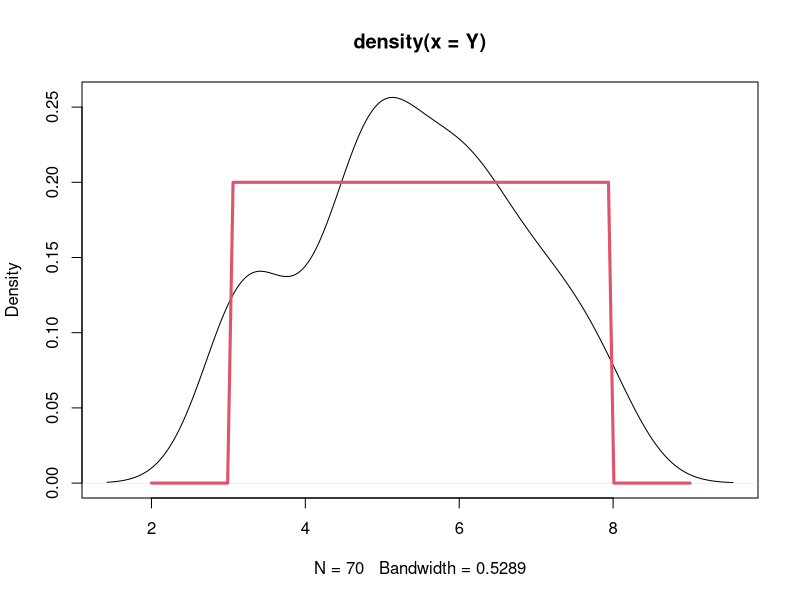
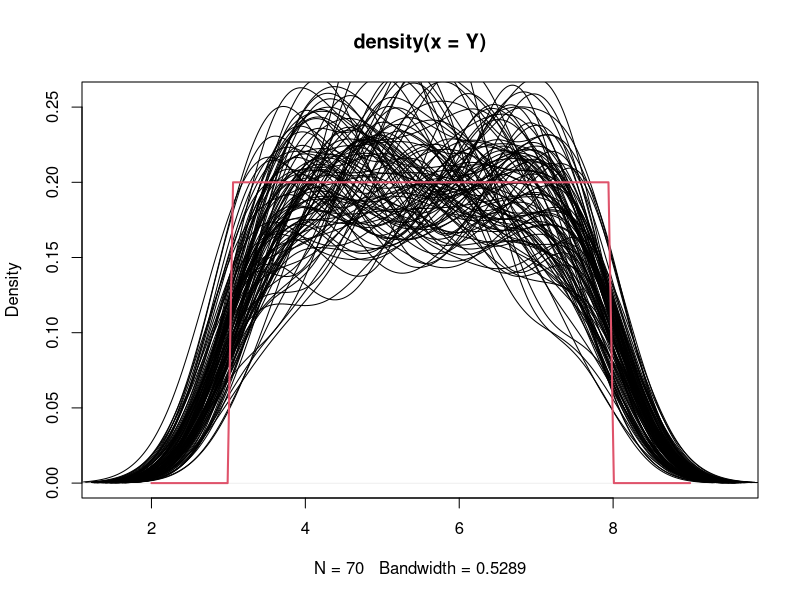
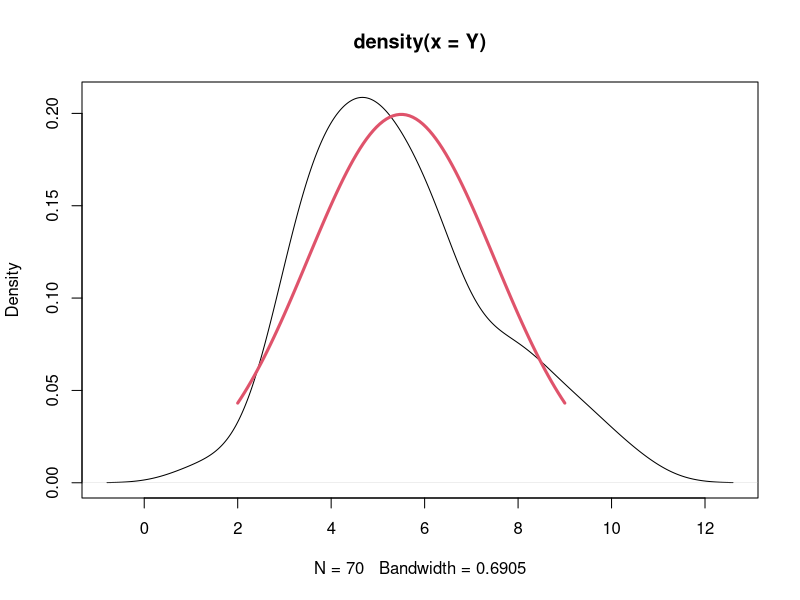
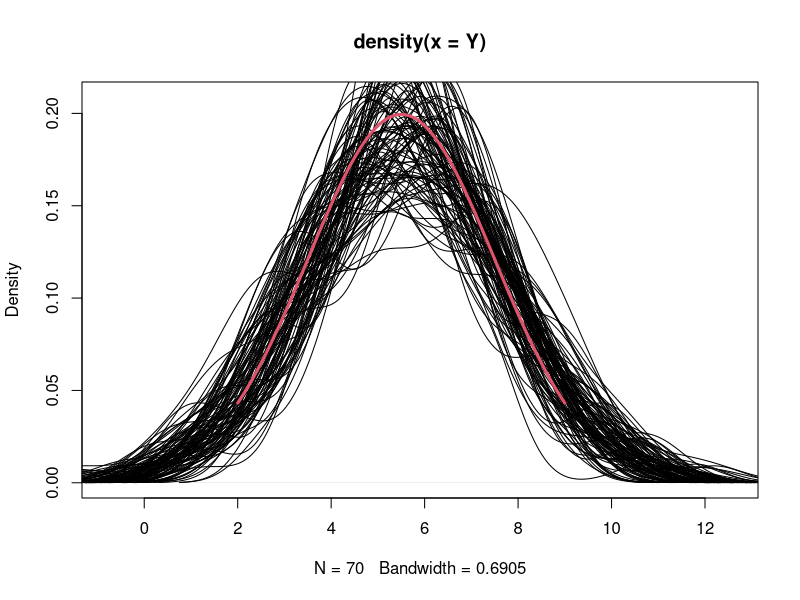

Source code (R) for these figures, in order:

# Distribucion uniforma

tamano_muestral <- 70
a <- 3
b <- 8
iteraciones <- 100

X <- seq(2, 9, length.out = 100)

Y <- runif(tamano_muestral, a, b)

estimador_kernel <- density(Y)

plot(estimador_kernel)
lines(X, dunif(X,a,b), col = 2, lwd = 3)

plot(estimador_kernel)

for (i in seq_len(iteraciones)) {
  Y <- runif(tamano_muestral, a, b)
  estimador_kernel <- density(Y)
  lines(estimador_kernel)
}

lines(X, dunif(X,a,b), col = 2, lwd = 2)




# dsitribucion uniforme ---------------------------------------------------

tamano_muestral <- 70
media <- 5.5
desv_est <- 2
iteraciones <- 100

X <- seq(2, 9, length.out = 100)

Y <- rnorm(tamano_muestral, media, desv_est)

estimador_kernel <- density(Y)

plot(estimador_kernel)
lines(X, dnorm(X,media,desv_est), col = 2, lwd = 3)

plot(estimador_kernel)

for (i in seq_len(iteraciones)) {
  Y <- rnorm(tamano_muestral, media, desv_est)
  estimador_kernel <- density(Y)
  lines(estimador_kernel)
}

lines(X, dnorm(X,media,desv_est), col = 2, lwd = 3)








